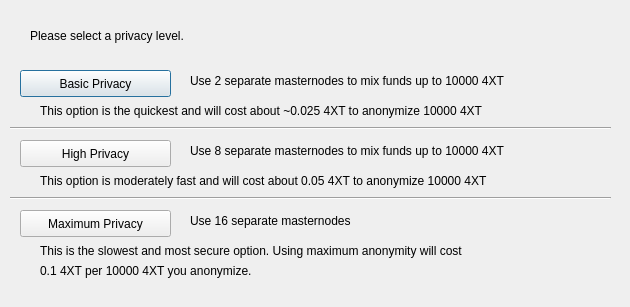
<?xml version="1.0" encoding="UTF-8"?>
<ui version="4.0">
 <class>ObfuscationConfig</class>
 <widget class="QDialog" name="ObfuscationConfig">
  <property name="geometry">
   <rect>
    <x>0</x>
    <y>0</y>
    <width>630</width>
    <height>307</height>
   </rect>
  </property>
  <property name="windowTitle">
   <string>Configure Obfuscation</string>
  </property>
  <widget class="QPushButton" name="buttonBasic">
   <property name="geometry">
    <rect>
     <x>20</x>
     <y>70</y>
     <width>151</width>
     <height>27</height>
    </rect>
   </property>
   <property name="text">
    <string>Basic Privacy</string>
   </property>
  </widget>
  <widget class="QPushButton" name="buttonHigh">
   <property name="geometry">
    <rect>
     <x>20</x>
     <y>140</y>
     <width>151</width>
     <height>27</height>
    </rect>
   </property>
   <property name="text">
    <string>High Privacy</string>
   </property>
  </widget>
  <widget class="QPushButton" name="buttonMax">
   <property name="geometry">
    <rect>
     <x>20</x>
     <y>210</y>
     <width>151</width>
     <height>27</height>
    </rect>
   </property>
   <property name="text">
    <string>Maximum Privacy</string>
   </property>
  </widget>
  <widget class="QLabel" name="label">
   <property name="geometry">
    <rect>
     <x>30</x>
     <y>20</y>
     <width>571</width>
     <height>31</height>
    </rect>
   </property>
   <property name="text">
    <string>Please select a privacy level.</string>
   </property>
  </widget>
  <widget class="QLabel" name="label_2">
   <property name="geometry">
    <rect>
     <x>190</x>
     <y>70</y>
     <width>421</width>
     <height>21</height>
    </rect>
   </property>
   <property name="text">
    <string>Use 2 separate masternodes to mix funds up to 10000 4XT</string>
   </property>
  </widget>
  <widget class="QLabel" name="label_3">
   <property name="geometry">
    <rect>
     <x>190</x>
     <y>140</y>
     <width>411</width>
     <height>21</height>
    </rect>
   </property>
   <property name="text">
    <string>Use 8 separate masternodes to mix funds up to 10000 4XT</string>
   </property>
  </widget>
  <widget class="QLabel" name="label_4">
   <property name="geometry">
    <rect>
     <x>190</x>
     <y>210</y>
     <width>421</width>
     <height>21</height>
    </rect>
   </property>
   <property name="text">
    <string>Use 16 separate masternodes</string>
   </property>
  </widget>
  <widget class="QLabel" name="label_6">
   <property name="geometry">
    <rect>
     <x>40</x>
     <y>100</y>
     <width>561</width>
     <height>21</height>
    </rect>
   </property>
   <property name="text">
    <string>This option is the quickest and will cost about ~0.025 4XT to anonymize 10000 4XT</string>
   </property>
  </widget>
  <widget class="QLabel" name="label_7">
   <property name="geometry">
    <rect>
     <x>40</x>
     <y>170</y>
     <width>561</width>
     <height>21</height>
    </rect>
   </property>
   <property name="text">
    <string>This option is moderately fast and will cost about 0.05 4XT to anonymize 10000 4XT</string>
   </property>
  </widget>
  <widget class="QLabel" name="label_8">
   <property name="geometry">
    <rect>
     <x>40</x>
     <y>240</y>
     <width>561</width>
     <height>21</height>
    </rect>
   </property>
   <property name="text">
    <string>This is the slowest and most secure option. Using maximum anonymity will cost</string>
   </property>
  </widget>
  <widget class="QLabel" name="label_9">
   <property name="geometry">
    <rect>
     <x>40</x>
     <y>260</y>
     <width>561</width>
     <height>21</height>
    </rect>
   </property>
   <property name="text">
    <string>0.1 4XT per 10000 4XT you anonymize.</string>
   </property>
  </widget>
  <widget class="Line" name="line">
   <property name="geometry">
    <rect>
     <x>10</x>
     <y>120</y>
     <width>601</width>
     <height>16</height>
    </rect>
   </property>
   <property name="orientation">
    <enum>Qt::Horizontal</enum>
   </property>
  </widget>
  <widget class="Line" name="line_2">
   <property name="geometry">
    <rect>
     <x>10</x>
     <y>190</y>
     <width>601</width>
     <height>16</height>
    </rect>
   </property>
   <property name="orientation">
    <enum>Qt::Horizontal</enum>
   </property>
  </widget>
 </widget>
 <resources/>
 <connections/>
</ui>
